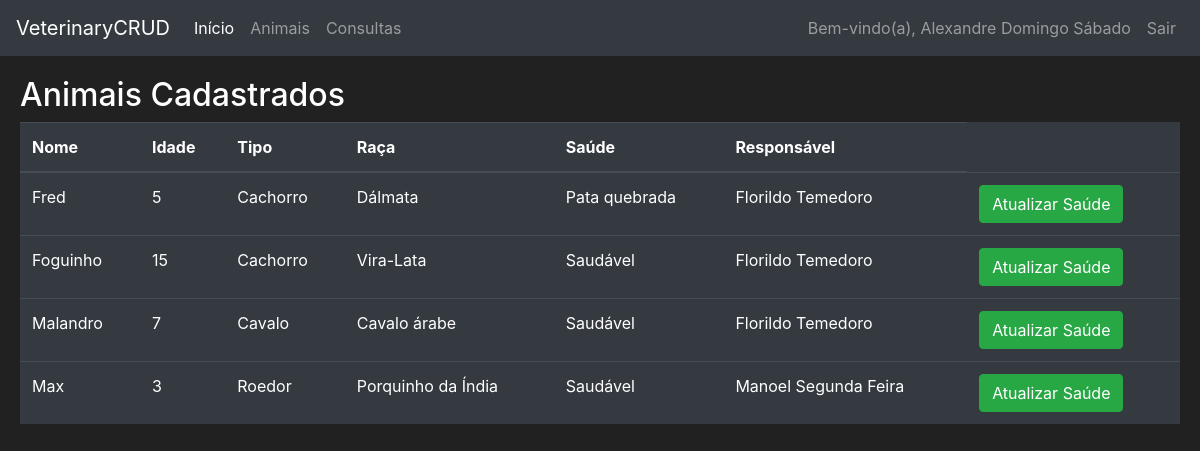
The app's page /animals (signed in) with its own data.
### veterinary/models.py (models this page shows, shortened)
class User(db.Model, UserMixin):
    __tablename__ = 'user'
    login = db.Column(db.String(length=10), primary_key=True)
    name = db.Column(db.String(length=50), nullable=False, unique=True)
    cpf = db.Column(db.String(length=11), nullable=False, unique=True)
    password_hash = db.Column(db.String(length=60), nullable=False)
    user_type = db.Column(db.String(length=50), nullable=False)
    __mapper_args__ = {
        'polymorphic_identity':'user',
        'polymorphic_on':user_type
    }
    @property
    def password(self):
        return self.password
    def is_client(self):
        return self.user_type == 'client'
    def is_veterinarian(self):
        return self.user_type == 'veterinarian'

class Animal(db.Model):
    id = db.Column(db.Integer(), primary_key=True)
    name = db.Column(db.String(length=20), nullable=False)
    age = db.Column(db.Integer(), nullable=False)
    type = db.Column(db.String(length=15), nullable=False)
    race = db.Column(db.String(length=20), nullable=False)
    health = db.Column(db.String(length=30), nullable=False)
    client_login = db.Column(db.String(length=10), db.ForeignKey('user.login'), nullable=False)
    consultations = db.relationship('Consultation', backref='animal', lazy=True)

### veterinary/routes.py (the view, shortened to what this page needs)
@app.route('/animals', methods=['GET', 'POST'])
@login_required
def animals_page():
    update_animal_form = RegisterAnimalForm()
    register_animal_form = RegisterAnimalForm()
    delete_animal_form = ConfirmForm()
    update_health_form = UpdateHealthForm()
    if request.method == "GET":
        if current_user.is_client():
            animals = Animal.query.filter_by(client_login=current_user.login)
        elif current_user.is_veterinarian():
            animals = Animal.query.all()
        return render_template('animals.html',
                               animals=animals,
                               update_animal_form=update_animal_form,
                               register_animal_form=register_animal_form,
                               delete_animal_form=delete_animal_form,
                               update_health_form=update_health_form,
                               User=User)

### veterinary/forms.py (called while the page is built)
    def insert_default(self, animal):
        self.name.default = animal.name
        self.age.default = animal.age
        self.type.default = animal.type
        self.race.default = animal.race

### veterinary/models.py (called while the page is built)
@login_manager.user_loader
def load_user(user_login):
    return User.query.get(user_login)

### veterinary/templates/animals.html (shortened to what this page needs)
{% extends 'base.html' %}
{% block content %}
<div class="row" style="margin-top:20px; margin-left:20px; margin-right:20px">
    <h2>Animais Cadastrados</h2>
    <br>
    <table class="table table-hover table-dark">
        <thead>
            <tr>
                <th scope="col">Nome</th>
                <th scope="col">Idade</th>
                <th scope="col">Tipo</th>
                <th scope="col">Raça</th>
                <th scope="col">Saúde</th>
                {% if current_user.is_veterinarian() %}
                    <th scope="col">Responsável</th>
                {% endif %}
            </tr>
        </thead>
        <tbody>
        {% for animal in animals %}
        <tr>
            <td>{{ animal.name }}</td>
            <td>{{ animal.age }}</td>
            <td>{{ animal.type }}</td>
            <td>{{ animal.race }}</td>
            <td>{{ animal.health }}</td>
            {% if current_user.is_veterinarian() %}
                <td>{{ User.query.filter_by(login=animal.client_login).first().name  }}</td>
            {% endif %}
            <td>
                {% if current_user.is_client() %}
                    <button class="btn btn-outline btn-success" data-toggle="modal"
                            data-target="#Modal-UpdateInfo-{{ animal.id }}">Atualizar Informações
                    </button>
                    <button class="btn btn-outline btn-danger" data-toggle="modal"
                            data-target="#Modal-DeleteAnimal-{{ animal.id }}">Remover Animal
                    </button>
                {% else %}
                    <button class="btn btn-outline btn-success" data-toggle="modal"
                            data-target="#Modal-UpdateHealth-{{ animal.id }}">Atualizar Saúde
                    </button>
                {% endif %}
            </td>
        </tr>
        {% endfor %}
        </tbody>
    </table>
</div>
{% endblock %}

### veterinary/templates/base.html (shortened to what this page needs)
<!doctype html>
<html lang="en">
   <head>
      <link rel="stylesheet" href="https://cdn.jsdelivr.net/npm/bootstrap@4.5.3/dist/css/bootstrap.min.css">
   </head>
   <body>
    <nav class="navbar navbar-expand-md navbar-dark bg-dark">
      <a class="navbar-brand" href="#">VeterinaryCRUD</a>
      <div class="collapse navbar-collapse" id="navbarNav">
        <ul class="navbar-nav mr-auto">
            <li class="nav-item active">
                <a class="nav-link" href="{{ url_for('home_page') }}">Início <span class="sr-only">(current)</span></a>
            </li>
            {% if current_user.is_authenticated %}
                <li class="nav-item">
                    <a class="nav-link" href="{{ url_for('animals_page') }}">Animais</a>
                </li>
                <li class="nav-item">
                    <a class="nav-link" href="{{ url_for('consultations_page') }}">Consultas</a>
                </li>
            {% endif %}
        </ul>
        <ul class="navbar-nav">
            {% if current_user.is_authenticated %}
            <li class="nav-item">
                <a class="nav-link">Bem-vindo(a), {{ current_user.name }}</a>
            </li>
            <li class="nav-item">
                <a class="nav-link" href="{{ url_for('logout_page') }}">Sair</a>
            </li>
            {% endif %}
        </ul>
      </div>
    </nav>
      {% block content %}
      {% endblock %}
   </body>
</html>

### veterinary/templates/base.html (style rules this page uses)
body { background-color: #212121; color: white }

### records on screen
User: name "Alexandre Domingo Sábado"
Animal: name "Fred", age "5", type "Cachorro", race "Dálmata", health "Pata quebrada", query.filter_by "Florildo Temedoro"
Animal: name "Foguinho", age "15", type "Cachorro", race "Vira-Lata", health "Saudável", query.filter_by "Florildo Temedoro"
Animal: name "Malandro", age "7", type "Cavalo", race "Cavalo árabe", health "Saudável", query.filter_by "Florildo Temedoro"
Animal: name "Max", age "3", type "Roedor", race "Porquinho da Índia", health "Saudável", query.filter_by "Manoel Segunda Feira"
